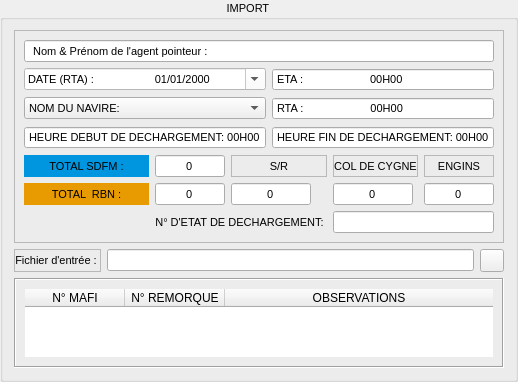
                  <widget class="QGroupBox" name="groupBox_2">
                   <property name="font">
                    <font>
                     <family>MS Shell Dlg 2</family>
                     <pointsize>8</pointsize>
                     <weight>50</weight>
                     <bold>false</bold>
                    </font>
                   </property>
                   <property name="styleSheet">
                    <string notr="true"/>
                   </property>
                   <property name="title">
                    <string>                                  IMPORT                                         </string>
                   </property>
                   <property name="alignment">
                    <set>Qt::AlignCenter</set>
                   </property>
                   <property name="flat">
                    <bool>false</bool>
                   </property>
                   <property name="checkable">
                    <bool>false</bool>
                   </property>
                   <layout class="QGridLayout" name="gridLayout_3">
                    <item row="1" column="0">
                     <widget class="QLabel" name="label_17">
                      <property name="font">
                       <font>
                        <family>MS Shell Dlg 2</family>
                        <pointsize>8</pointsize>
                        <weight>50</weight>
                        <bold>false</bold>
                       </font>
                      </property>
                      <property name="frameShape">
                       <enum>QFrame::StyledPanel</enum>
                      </property>
                      <property name="frameShadow">
                       <enum>QFrame::Raised</enum>
                      </property>
                      <property name="text">
                       <string>Fichier d'entrée : </string>
                      </property>
                      <property name="alignment">
                       <set>Qt::AlignCenter</set>
                      </property>
                     </widget>
                    </item>
                    <item row="1" column="1">
                     <widget class="QLineEdit" name="lineEdit_7">
                      <property name="font">
                       <font>
                        <family>MS Shell Dlg 2</family>
                        <pointsize>8</pointsize>
                        <weight>50</weight>
                        <bold>false</bold>
                       </font>
                      </property>
                      <property name="alignment">
                       <set>Qt::AlignCenter</set>
                      </property>
                      <property name="readOnly">
                       <bool>true</bool>
                      </property>
                     </widget>
                    </item>
                    <item row="1" column="2">
                     <widget class="QToolButton" name="toolButton">
                      <property name="text">
                       <string/>
                      </property>
                      <property name="icon">
                       <iconset>
                        <normaloff>../img/exceller.png</normaloff>../img/exceller.png</iconset>
                      </property>
                     </widget>
                    </item>
                    <item row="2" column="0" colspan="3">
                     <widget class="QFrame" name="frame_6">
                      <property name="font">
                       <font>
                        <family>MS Shell Dlg 2</family>
                        <pointsize>7</pointsize>
                        <weight>50</weight>
                        <bold>false</bold>
                       </font>
                      </property>
                      <property name="toolTip">
                       <string>Afichage</string>
                      </property>
                      <property name="styleSheet">
                       <string notr="true"/>
                      </property>
                      <property name="frameShape">
                       <enum>QFrame::Box</enum>
                      </property>
                      <property name="frameShadow">
                       <enum>QFrame::Sunken</enum>
                      </property>
                      <layout class="QGridLayout" name="gridLayout_5">
                       <item row="0" column="0">
                        <widget class="QTableWidget" name="tableWidget">
                         <property name="font">
                          <font>
                           <family>Segoe UI</family>
                           <pointsize>9</pointsize>
                           <weight>50</weight>
                           <bold>false</bold>
                          </font>
                         </property>
                         <property name="toolTip">
                          <string/>
                         </property>
                         <property name="layoutDirection">
                          <enum>Qt::LeftToRight</enum>
                         </property>
                         <property name="styleSheet">
                          <string notr="true">border-top-color: rgb(156, 154, 161);
border-right-color: rgb(255, 255, 127);
gridline-color: rgb(141, 141, 141);
selection-background-color: rgb(225, 0, 0);
alternate-background-color: rgb(255,248,220);</string>
                         </property>
                         <property name="locale">
                          <locale language="French" country="Morocco"/>
                         </property>
                         <property name="frameShape">
                          <enum>QFrame::NoFrame</enum>
                         </property>
                         <property name="frameShadow">
                          <enum>QFrame::Plain</enum>
                         </property>
                         <property name="lineWidth">
                          <number>0</number>
                         </property>
                         <property name="midLineWidth">
                          <number>0</number>
                         </property>
                         <property name="horizontalScrollBarPolicy">
                          <enum>Qt::ScrollBarAlwaysOff</enum>
                         </property>
                         <property name="sizeAdjustPolicy">
                          <enum>QAbstractScrollArea::AdjustToContentsOnFirstShow</enum>
                         </property>
                         <property name="dragEnabled">
                          <bool>false</bool>
                         </property>
                         <property name="defaultDropAction">
                          <enum>Qt::LinkAction</enum>
                         </property>
                         <property name="alternatingRowColors">
                          <bool>true</bool>
                         </property>
                         <property name="selectionMode">
                          <enum>QAbstractItemView::ExtendedSelection</enum>
                         </property>
                         <property name="gridStyle">
                          <enum>Qt::CustomDashLine</enum>
                         </property>
                         <property name="sortingEnabled">
                          <bool>true</bool>
                         </property>
                         <property name="rowCount">
                          <number>0</number>
                         </property>
                         <attribute name="horizontalHeaderShowSortIndicator" stdset="0">
                          <bool>true</bool>
                         </attribute>
                         <attribute name="horizontalHeaderStretchLastSection">
                          <bool>true</bool>
                         </attribute>
                         <attribute name="verticalHeaderCascadingSectionResizes">
                          <bool>false</bool>
                         </attribute>
                         <attribute name="verticalHeaderShowSortIndicator" stdset="0">
                          <bool>false</bool>
                         </attribute>
                         <attribute name="verticalHeaderStretchLastSection">
                          <bool>false</bool>
                         </attribute>
                         <column>
                          <property name="text">
                           <string>N° MAFI</string>
                          </property>
                          <property name="textAlignment">
                           <set>AlignCenter</set>
                          </property>
                         </column>
                         <column>
                          <property name="text">
                           <string>N° REMORQUE</string>
                          </property>
                         </column>
                         <column>
                          <property name="text">
                           <string>OBSERVATIONS</string>
                          </property>
                         </column>
                        </widget>
                       </item>
                      </layout>
                     </widget>
                    </item>
                    <item row="0" column="0" colspan="3">
                     <widget class="QFrame" name="frame">
                      <property name="maximumSize">
                       <size>
                        <width>16777215</width>
                        <height>245</height>
                       </size>
                      </property>
                      <property name="font">
                       <font>
                        <family>MS Shell Dlg 2</family>
                        <pointsize>8</pointsize>
                        <weight>50</weight>
                        <bold>false</bold>
                       </font>
                      </property>
                      <property name="frameShape">
                       <enum>QFrame::StyledPanel</enum>
                      </property>
                      <property name="frameShadow">
                       <enum>QFrame::Sunken</enum>
                      </property>
                      <layout class="QGridLayout" name="gridLayout">
                       <item row="4" column="1">
                        <widget class="QLineEdit" name="lineEdit_2">
                         <property name="minimumSize">
                          <size>
                           <width>70</width>
                           <height>0</height>
                          </size>
                         </property>
                         <property name="maximumSize">
                          <size>
                           <width>70</width>
                           <height>16777215</height>
                          </size>
                         </property>
                         <property name="text">
                          <string>0</string>
                         </property>
                         <property name="alignment">
                          <set>Qt::AlignCenter</set>
                         </property>
                         <property name="readOnly">
                          <bool>false</bool>
                         </property>
                        </widget>
                       </item>
                       <item row="5" column="5">
                        <widget class="QLineEdit" name="lineEdit_6">
                         <property name="minimumSize">
                          <size>
                           <width>70</width>
                           <height>0</height>
                          </size>
                         </property>
                         <property name="maximumSize">
                          <size>
                           <width>70</width>
                           <height>16777215</height>
                          </size>
                         </property>
                         <property name="text">
                          <string>0</string>
                         </property>
                         <property name="alignment">
                          <set>Qt::AlignCenter</set>
                         </property>
                         <property name="readOnly">
                          <bool>false</bool>
                         </property>
                        </widget>
                       </item>
                       <item row="4" column="0">
                        <widget class="QLabel" name="label_7">
                         <property name="styleSheet">
                          <string notr="true">background-color: rgb(0, 149, 223);</string>
                         </property>
                         <property name="text">
                          <string>TOTAL SDFM :</string>
                         </property>
                         <property name="alignment">
                          <set>Qt::AlignCenter</set>
                         </property>
                        </widget>
                       </item>
                       <item row="3" column="3" colspan="3">
                        <widget class="QTimeEdit" name="timeEdit_7">
                         <property name="alignment">
                          <set>Qt::AlignLeading|Qt::AlignLeft|Qt::AlignVCenter</set>
                         </property>
                         <property name="buttonSymbols">
                          <enum>QAbstractSpinBox::NoButtons</enum>
                         </property>
                         <property name="accelerated">
                          <bool>false</bool>
                         </property>
                         <property name="correctionMode">
                          <enum>QAbstractSpinBox::CorrectToNearestValue</enum>
                         </property>
                         <property name="showGroupSeparator" stdset="0">
                          <bool>false</bool>
                         </property>
                         <property name="currentSection">
                          <enum>QDateTimeEdit::NoSection</enum>
                         </property>
                         <property name="displayFormat">
                          <string>'HEURE FIN DE DECHARGEMENT:' HH'H'mm</string>
                         </property>
                         <property name="calendarPopup">
                          <bool>false</bool>
                         </property>
                        </widget>
                       </item>
                       <item row="5" column="0">
                        <widget class="QLabel" name="label_8">
                         <property name="styleSheet">
                          <string notr="true">background-color: rgb(232, 155, 0);</string>
                         </property>
                         <property name="text">
                          <string>TOTAL  RBN :</string>
                         </property>
                         <property name="alignment">
                          <set>Qt::AlignCenter</set>
                         </property>
                        </widget>
                       </item>
                       <item row="5" column="4">
                        <widget class="QLineEdit" name="lineEdit_5">
                         <property name="minimumSize">
                          <size>
                           <width>80</width>
                           <height>0</height>
                          </size>
                         </property>
                         <property name="maximumSize">
                          <size>
                           <width>80</width>
                           <height>16777215</height>
                          </size>
                         </property>
                         <property name="text">
                          <string>0</string>
                         </property>
                         <property name="alignment">
                          <set>Qt::AlignCenter</set>
                         </property>
                         <property name="readOnly">
                          <bool>false</bool>
                         </property>
                        </widget>
                       </item>
                       <item row="6" column="1" colspan="3">
                        <widget class="QLabel" name="label_2">
                         <property name="text">
                          <string>N° D'ETAT DE DECHARGEMENT: </string>
                         </property>
                         <property name="alignment">
                          <set>Qt::AlignCenter</set>
                         </property>
                        </widget>
                       </item>
                       <item row="2" column="0" colspan="3">
                        <widget class="QComboBox" name="comboBox">
                         <property name="font">
                          <font>
                           <family>MS Shell Dlg 2</family>
                           <pointsize>8</pointsize>
                           <weight>50</weight>
                           <bold>false</bold>
                          </font>
                         </property>
                         <property name="toolTip">
                          <string>navire</string>
                         </property>
                         <property name="maxVisibleItems">
                          <number>22</number>
                         </property>
                         <property name="insertPolicy">
                          <enum>QComboBox::InsertAfterCurrent</enum>
                         </property>
                         <item>
                          <property name="text">
                           <string>NOM DU NAVIRE:</string>
                          </property>
                          <property name="icon">
                           <iconset>
                            <normaloff>../img/navire.png</normaloff>../img/navire.png</iconset>
                          </property>
                         </item>
                        </widget>
                       </item>
                       <item row="6" column="0">
                        <spacer name="horizontalSpacer">
                         <property name="orientation">
                          <enum>Qt::Horizontal</enum>
                         </property>
                         <property name="sizeHint" stdset="0">
                          <size>
                           <width>66</width>
                           <height>20</height>
                          </size>
                         </property>
                        </spacer>
                       </item>
                       <item row="2" column="3" colspan="3">
                        <widget class="QTimeEdit" name="timeEdit_5">
                         <property name="alignment">
                          <set>Qt::AlignLeading|Qt::AlignLeft|Qt::AlignVCenter</set>
                         </property>
                         <property name="buttonSymbols">
                          <enum>QAbstractSpinBox::NoButtons</enum>
                         </property>
                         <property name="accelerated">
                          <bool>false</bool>
                         </property>
                         <property name="correctionMode">
                          <enum>QAbstractSpinBox::CorrectToNearestValue</enum>
                         </property>
                         <property name="showGroupSeparator" stdset="0">
                          <bool>false</bool>
                         </property>
                         <property name="currentSection">
                          <enum>QDateTimeEdit::NoSection</enum>
                         </property>
                         <property name="displayFormat">
                          <string>'RTA :'                      HH'H'mm</string>
                         </property>
                         <property name="calendarPopup">
                          <bool>false</bool>
                         </property>
                        </widget>
                       </item>
                       <item row="4" column="4">
                        <widget class="QLabel" name="label_10">
                         <property name="frameShape">
                          <enum>QFrame::StyledPanel</enum>
                         </property>
                         <property name="text">
                          <string>COL DE CYGNE</string>
                         </property>
                         <property name="alignment">
                          <set>Qt::AlignCenter</set>
                         </property>
                        </widget>
                       </item>
                       <item row="4" column="5">
                        <widget class="QLabel" name="label_11">
                         <property name="frameShape">
                          <enum>QFrame::StyledPanel</enum>
                         </property>
                         <property name="text">
                          <string>ENGINS</string>
                         </property>
                         <property name="alignment">
                          <set>Qt::AlignCenter</set>
                         </property>
                        </widget>
                       </item>
                       <item row="1" column="3" colspan="3">
                        <widget class="QTimeEdit" name="timeEdit_4">
                         <property name="alignment">
                          <set>Qt::AlignLeading|Qt::AlignLeft|Qt::AlignVCenter</set>
                         </property>
                         <property name="buttonSymbols">
                          <enum>QAbstractSpinBox::NoButtons</enum>
                         </property>
                         <property name="accelerated">
                          <bool>false</bool>
                         </property>
                         <property name="correctionMode">
                          <enum>QAbstractSpinBox::CorrectToNearestValue</enum>
                         </property>
                         <property name="showGroupSeparator" stdset="0">
                          <bool>false</bool>
                         </property>
                         <property name="currentSection">
                          <enum>QDateTimeEdit::NoSection</enum>
                         </property>
                         <property name="displayFormat">
                          <string>'ETA :'                      HH'H'mm</string>
                         </property>
                         <property name="calendarPopup">
                          <bool>false</bool>
                         </property>
                        </widget>
                       </item>
                       <item row="5" column="1">
                        <widget class="QLineEdit" name="lineEdit_3">
                         <property name="minimumSize">
                          <size>
                           <width>70</width>
                           <height>0</height>
                          </size>
                         </property>
                         <property name="maximumSize">
                          <size>
                           <width>70</width>
                           <height>16777215</height>
                          </size>
                         </property>
                         <property name="text">
                          <string>0</string>
                         </property>
                         <property name="alignment">
                          <set>Qt::AlignCenter</set>
                         </property>
                         <property name="readOnly">
                          <bool>false</bool>
                         </property>
                        </widget>
                       </item>
                       <item row="5" column="2" colspan="2">
                        <widget class="QLineEdit" name="lineEdit_4">
                         <property name="minimumSize">
                          <size>
                           <width>70</width>
                           <height>0</height>
                          </size>
                         </property>
                         <property name="maximumSize">
                          <size>
                           <width>80</width>
                           <height>16777215</height>
                          </size>
                         </property>
                         <property name="text">
                          <string>0</string>
                         </property>
                         <property name="alignment">
                          <set>Qt::AlignCenter</set>
                         </property>
                         <property name="readOnly">
                          <bool>false</bool>
                         </property>
                        </widget>
                       </item>
                       <item row="4" column="2" colspan="2">
                        <widget class="QLabel" name="label_9">
                         <property name="frameShape">
                          <enum>QFrame::StyledPanel</enum>
                         </property>
                         <property name="text">
                          <string>S/R</string>
                         </property>
                         <property name="alignment">
                          <set>Qt::AlignCenter</set>
                         </property>
                        </widget>
                       </item>
                       <item row="0" column="0" colspan="6">
                        <widget class="QLineEdit" name="lineEdit">
                         <property name="font">
                          <font>
                           <family>MS Shell Dlg 2</family>
                           <pointsize>8</pointsize>
                           <weight>50</weight>
                           <bold>false</bold>
                          </font>
                         </property>
                         <property name="text">
                          <string>  Nom &amp; Prénom de l'agent pointeur :  </string>
                         </property>
                         <property name="alignment">
                          <set>Qt::AlignLeading|Qt::AlignLeft|Qt::AlignVCenter</set>
                         </property>
                        </widget>
                       </item>
                       <item row="6" column="4" colspan="2">
                        <widget class="QLineEdit" name="lineEdit_16">
                         <property name="text">
                          <string/>
                         </property>
                        </widget>
                       </item>
                       <item row="1" column="0" colspan="3">
                        <widget class="QDateEdit" name="dateEdit_2">
                         <property name="font">
                          <font>
                           <family>MS Shell Dlg 2</family>
                           <pointsize>8</pointsize>
                           <weight>50</weight>
                           <bold>false</bold>
                          </font>
                         </property>
                         <property name="toolTip">
                          <string>date rta</string>
                         </property>
                         <property name="styleSheet">
                          <string notr="true">background-color: rgb(255, 255, 255);
color: rgb(0, 0, 0);</string>
                         </property>
                         <property name="alignment">
                          <set>Qt::AlignLeading|Qt::AlignLeft|Qt::AlignVCenter</set>
                         </property>
                         <property name="displayFormat">
                          <string>'DATE (RTA) : '                   dd/MM/yyyy</string>
                         </property>
                         <property name="calendarPopup">
                          <bool>true</bool>
                         </property>
                        </widget>
                       </item>
                       <item row="3" column="0" colspan="3">
                        <widget class="QTimeEdit" name="timeEdit_6">
                         <property name="alignment">
                          <set>Qt::AlignLeading|Qt::AlignLeft|Qt::AlignVCenter</set>
                         </property>
                         <property name="buttonSymbols">
                          <enum>QAbstractSpinBox::NoButtons</enum>
                         </property>
                         <property name="accelerated">
                          <bool>false</bool>
                         </property>
                         <property name="correctionMode">
                          <enum>QAbstractSpinBox::CorrectToNearestValue</enum>
                         </property>
                         <property name="showGroupSeparator" stdset="0">
                          <bool>false</bool>
                         </property>
                         <property name="currentSection">
                          <enum>QDateTimeEdit::NoSection</enum>
                         </property>
                         <property name="displayFormat">
                          <string>'HEURE DEBUT DE DECHARGEMENT: 'HH'H'mm</string>
                         </property>
                         <property name="calendarPopup">
                          <bool>false</bool>
                         </property>
                        </widget>
                       </item>
                      </layout>
                     </widget>
                    </item>
                   </layout>
                  </widget>
